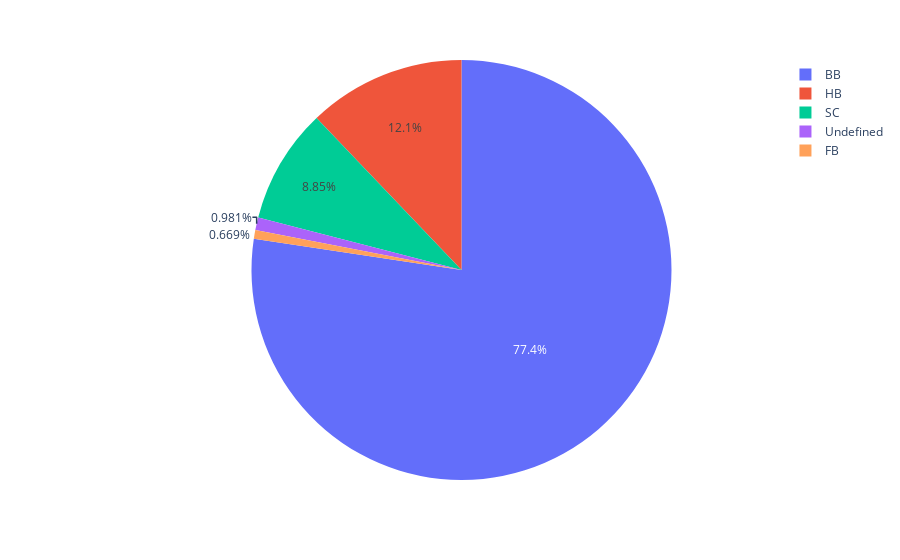

Notebook code cell kept with this figure:
### Markdown cell above
Preferred meals by customer

### Code cell
px.pie(df,names=df["meal"].value_counts().index,values=df["meal"].value_counts())
#px.pie(data,names=data['meal'].value_counts().index,values=data['meal'].value_counts().values,hole=0.5)

### Figure 1 — Plotly figure (JSON) as saved in the notebook; plotly's stock layout.template omitted (floating-point values rounded to 4 significant figures)
{"data": [{"domain": {"x": [0, 1], "y": [0, 1]}, "hovertemplate": "label=%{label}<br>value=%{value}<extra></extra>", "labels": ["BB", "HB", "SC", "Undefined", "FB"], "legendgroup": "", "name": "", "showlegend": true, "type": "pie", "values": [92236, 14458, 10549, 1169, 798]}], "layout": {"legend": {"tracegroupgap": 0}, "margin": {"t": 60}}}
